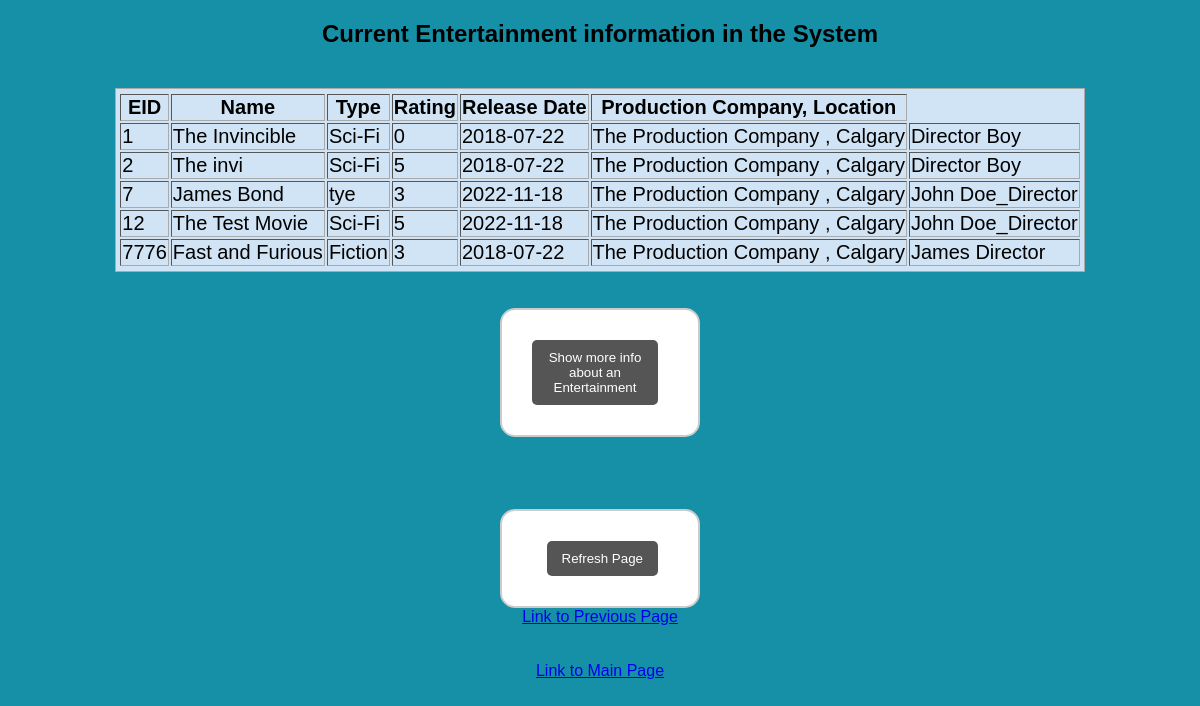
/DBMS_Project/user_login/user_all_entertainment.php, run on an earlier commit of the app's database.
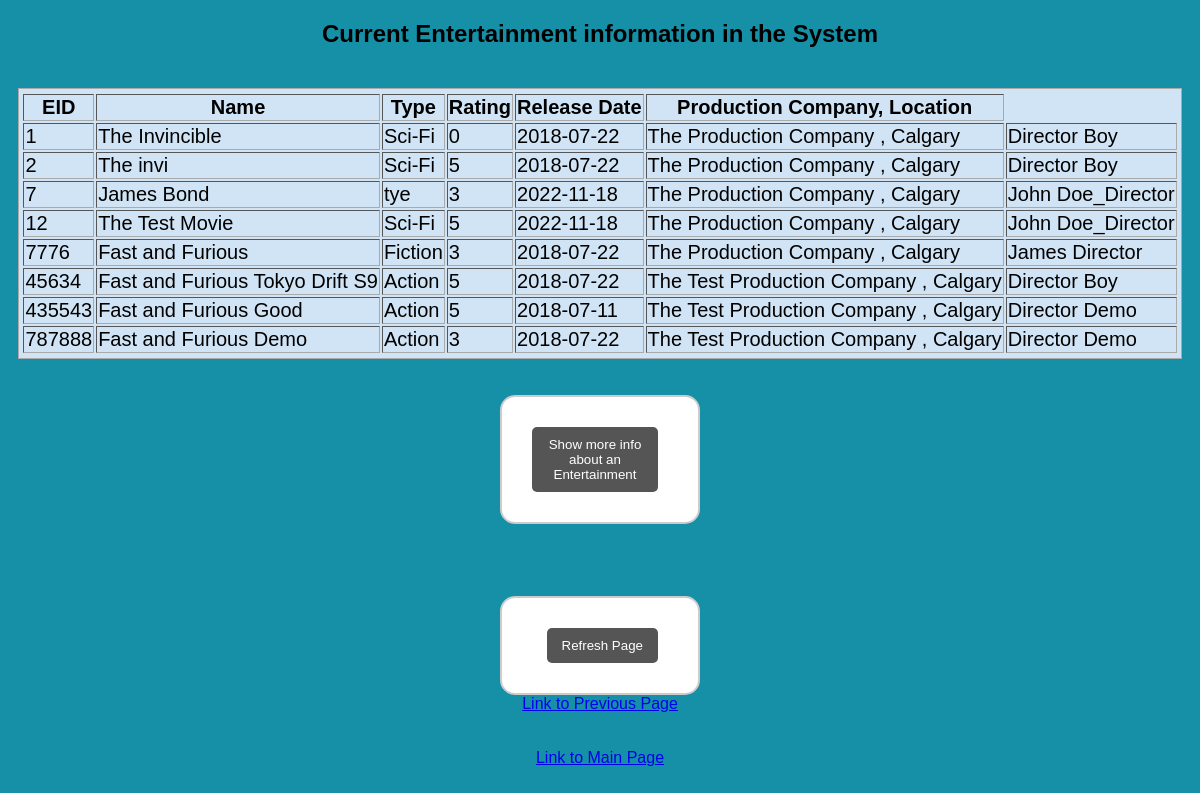
And on a later commit of the database.
### tables this page shows
CREATE TABLE `entertainment` (
  `eid` int(5) NOT NULL,
  `name` varchar(50) NOT NULL,
  `type` varchar(20) NOT NULL DEFAULT '''no type''',
  `rating` decimal(5,0) NOT NULL DEFAULT 0,
  `date` date NOT NULL DEFAULT current_timestamp(),
  `prod_pid` int(5) DEFAULT NULL,
  `dir_ssn` varchar(15) DEFAULT NULL
);

CREATE TABLE `productioncompany` (
  `pid` int(5) NOT NULL,
  `name` varchar(30) NOT NULL,
  `address` varchar(20) NOT NULL
);

CREATE TABLE `director` (
  `ssn` varchar(15) NOT NULL,
  `fname` varchar(15) NOT NULL,
  `lname` varchar(15) NOT NULL
);

### DBMS_Project/user_login/user_all_entertainment.php (the view, shortened to what this page needs)
<?php
$connection = mysqli_connect("localhost", "root", "","entertainment_db");
?>
<!DOCTYPE html>
<html>
<head>
	<link rel="stylesheet" type="text/css" href="./../style.css">
</head>
<body style = "flex-direction: column; justify-content:normal">
	<h2>Current Entertainment information in the System</h2>
	<?php
        $result = mysqli_query($connection, "SELECT E.eid, E.name AS Ename, E.type, E.rating, E.date, PC.name AS PC_name, PC.address,D.ssn, D.fname, D.lname FROM entertainment AS E, productioncompany AS PC, director as D WHERE E.prod_pid = PC.pid AND E.dir_ssn = D.ssn ");
		echo "<table style = \"background: #D0E4F5;border: 1px solid #AAAAAA;
		padding: 3px 2px;font-size: 20px;\" border = '1'>
			<tr>
			<th>EID</th>
			<th>Name</th>
			<th>Type</th>
			<th>Rating</th>
			<th>Release Date</th>
			<th>Production Company, Location</th>";
			echo"</tr>";
		while($row = mysqli_fetch_array($result))
		{
			echo "<tr>";
			echo "<td>" . $row['eid'] . "</td>";
			echo "<td>" . $row['Ename'] . "</td>";
			echo "<td>" . $row['type'] . "</td>";
			echo "<td>" . $row['rating'] . "</td>";
			echo "<td>" . $row['date'] . "</td>";
		   	echo "<td>" . $row['PC_name'] ." , " . $row['address'] .  "</td>";
		   	echo "<td>" . $row['fname'] . " " . $row['lname'] . "</td>";
			echo "</tr>";
		}
		echo "</table>";
	?>
	<br><br>
	<form style = "width: 200px" action=""  method="post">
	<button name = "showMore" type="submit">Show more info about an  Entertainment</button>
	</form>
    <br><br>
	<br><br>
	<form style = "width: 200px" action=""  method="post">
	<button name = "" style = "float:middle"  type="submit">Refresh Page
	</button>
	</form>
	<a href="user_choice.php">Link to Previous Page</a>	<br><br>
	<a href="./../index.php">Link to Main Page</a>
	<br><br>
</body>
</html>

### DBMS_Project/style.css (style rules this page uses)
body { background: #1690A7; display: flex; justify-content: center; align-items: center; height: 100vh; margin: auto }
* { font-family: sans-serif; box-sizing: border-box; }
form { width: 500px; border: 2px solid #ccc; padding: 30px; background: #fff; border-radius: 15px; }
h2 { text-align: center; margin-bottom: 40px; }
button { float: right; background: #555; padding: 10px 15px; color: #fff; border-radius: 5px; margin-right: 10px; border: none; }
table { background: #D0E4F5; }

What changed in the data, as far as the page shows it:
added entertainment: eid "45634", name "Fast and Furious Tokyo Drift S9", type "Action", rating "5", date "2018-07-22", prod_pid.name "The Test Production Company", prod_pid.address "Calgary", dir_ssn.fname "Director", dir_ssn.lname "Boy"
added entertainment: eid "435543", name "Fast and Furious Good", type "Action", rating "5", date "2018-07-11", prod_pid.name "The Test Production Company", prod_pid.address "Calgary", dir_ssn.fname "Director", dir_ssn.lname "Demo"
added entertainment: eid "787888", name "Fast and Furious Demo", type "Action", rating "3", date "2018-07-22", prod_pid.name "The Test Production Company", prod_pid.address "Calgary", dir_ssn.fname "Director", dir_ssn.lname "Demo"
